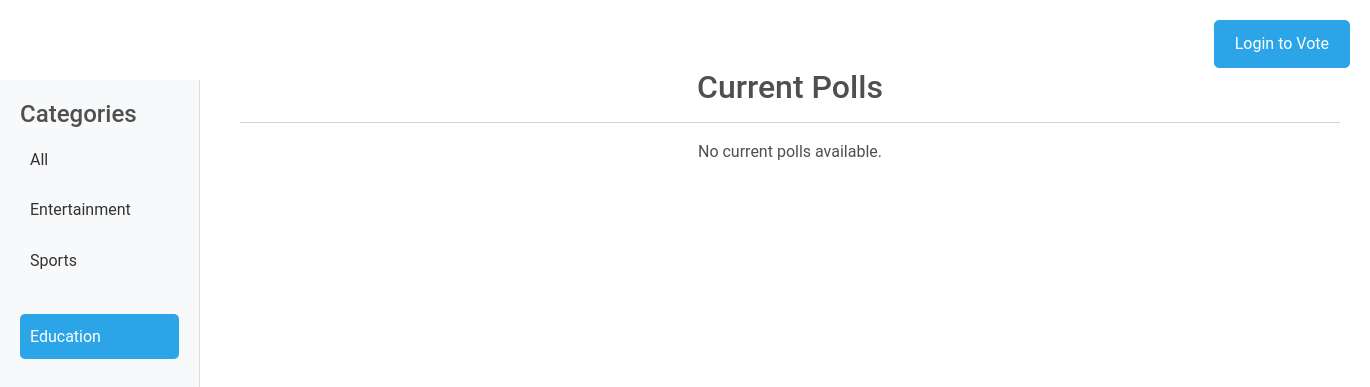
The page /guest.php?category=Education on the database as committed earlier.
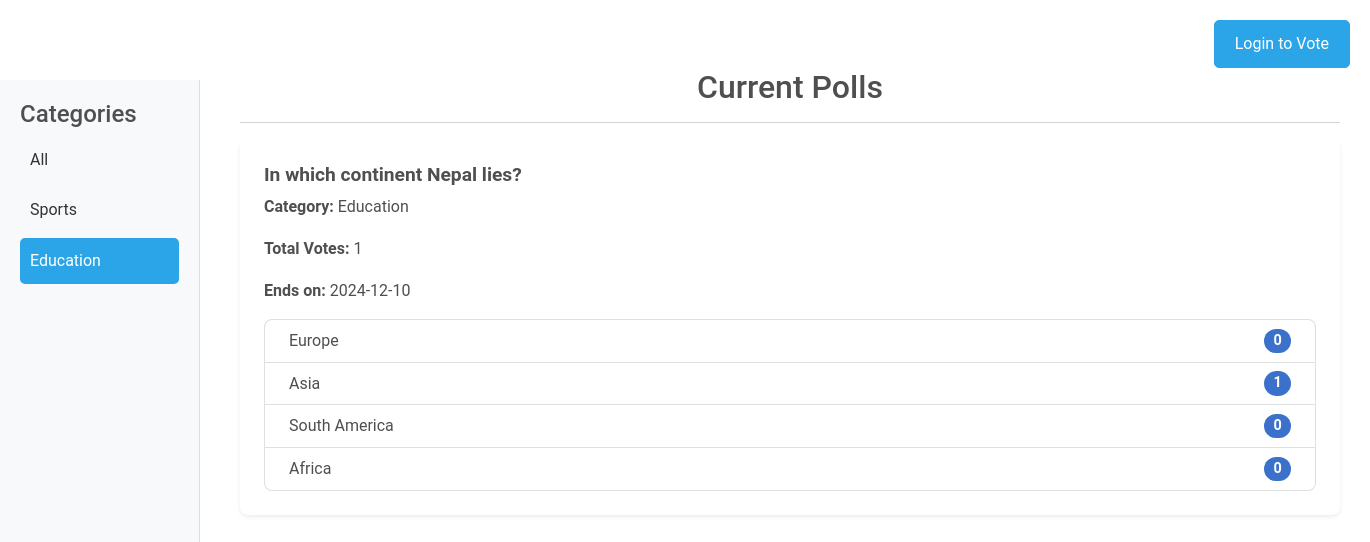
The same page on the database as committed later.
### tables this page shows
CREATE TABLE `polls` (
  `id` int(11) NOT NULL,
  `question` varchar(255) NOT NULL,
  `created_at` timestamp NOT NULL DEFAULT current_timestamp(),
  `category` varchar(255) DEFAULT NULL,
  `poll_type` varchar(50) DEFAULT NULL,
  `start_date` date DEFAULT NULL,
  `end_date` date DEFAULT NULL,
  `user_id` int(11) NOT NULL,
  `unique_link` varchar(255) DEFAULT NULL,
  `created_by` int(11) NOT NULL
);

CREATE TABLE `poll_options` (
  `id` int(11) NOT NULL,
  `poll_id` int(11) NOT NULL,
  `option_text` varchar(255) NOT NULL,
  `votes` int(11) DEFAULT 0
);

### guest.php (the view, shortened to what this page needs)
<?php
include 'connection.php';
$category_query = "SELECT DISTINCT category FROM polls";
$category_result = $conn->query($category_query);
$selected_category = isset($_GET['category']) ? $_GET['category'] : '';
$query = "SELECT polls.id, polls.question, polls.start_date, polls.end_date, polls.category, polls.created_at,
                 (SELECT COUNT(votes.id) FROM votes WHERE votes.poll_id = polls.id) AS total_votes
          FROM polls
          WHERE start_date <= CURDATE() AND end_date >= CURDATE()";
if ($selected_category) {
    $query .= " AND category = '" . $conn->real_escape_string($selected_category) . "'";
}
$result = $conn->query($query);
?>
<!DOCTYPE html>
<html lang="en">
<head>
    <link href="https://cdnjs.cloudflare.com/ajax/libs/mdb-ui-kit/6.3.0/mdb.min.css" rel="stylesheet">
    <link rel="stylesheet" href="https://cdnjs.cloudflare.com/ajax/libs/font-awesome/6.5.1/css/all.min.css">
</head>
<body>
    <a href="login.php" class="login-button">Login to Vote</a>
    <div class="sidebar">
        <h4>Categories</h4>
        <a href="guest.php" class="<?= !$selected_category ? 'active' : '' ?>">All</a>
        <?php while ($category = $category_result->fetch_assoc()): ?>
            <a href="guest.php?category=<?= urlencode($category['category']) ?>"
               class="<?= $selected_category === $category['category'] ? 'active' : '' ?>">
               <?= htmlspecialchars($category['category']) ?>
            </a>
        <?php endwhile; ?>
    </div>
    <div class="main-content container mt-5">
        <h2 class="text-center">Current Polls</h2>
        <hr>
        <?php if ($result->num_rows > 0): ?>
            <?php while ($poll = $result->fetch_assoc()): ?>
                <div class="card mb-3 shadow-sm">
                    <div class="card-body">
                        <h5 class="card-title"><?php echo htmlspecialchars($poll['question']); ?></h5>
                        <p class="card-text"><strong>Category:</strong> <?php echo htmlspecialchars($poll['category']); ?></p>
                        <p class="card-text"><strong>Total Votes:</strong> <?php echo $poll['total_votes']; ?></p>
                        <p class="card-text"><strong>Ends on:</strong> <?php echo htmlspecialchars($poll['end_date']); ?></p>
                        <?php
                        $poll_id = $poll['id'];
                        $options_query = "SELECT option_text, votes FROM poll_options WHERE poll_id = $poll_id";
                        $options_result = $conn->query($options_query);
                        ?>
                        <ul class="list-group">
                            <?php while ($option = $options_result->fetch_assoc()): ?>
                                <li class="list-group-item d-flex justify-content-between align-items-center">
                                    <?php echo htmlspecialchars($option['option_text']); ?>
                                    <span class="badge bg-primary rounded-pill"><?php echo $option['votes']; ?></span>
                                </li>
                            <?php endwhile; ?>
                        </ul>
                    </div>
                </div>
            <?php endwhile; ?>
        <?php else: ?>
            <p class="text-center">No current polls available.</p>
        <?php endif; ?>
    </div>
</body>
</html>

Rows that differ between the two databases and show on the page:
added polls: question "In which continent Nepal lies?", category "Education", total_votes "1", end_date "2024-12-10"
added poll_options: option_text "Europe", votes "0"
added poll_options: option_text "Asia", votes "1"
added poll_options: option_text "South America", votes "0"
added poll_options: option_text "Africa", votes "0"
Other text that changed with them:
list line gone: "Entertainment"
text no longer shown: "No current polls available."
